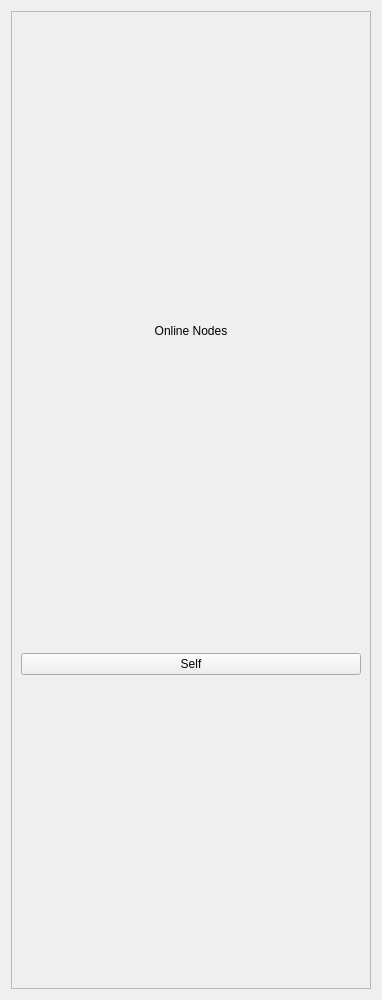
<?xml version="1.0" encoding="UTF-8"?>
<ui version="4.0">
 <class>online_devices</class>
 <widget class="QWidget" name="online_devices">
  <property name="geometry">
   <rect>
    <x>0</x>
    <y>0</y>
    <width>358</width>
    <height>1000</height>
   </rect>
  </property>
  <property name="windowTitle">
   <string>Form</string>
  </property>
  <layout class="QVBoxLayout" name="verticalLayout">
   <item>
    <widget class="QFrame" name="frame">
     <property name="frameShape">
      <enum>QFrame::StyledPanel</enum>
     </property>
     <property name="frameShadow">
      <enum>QFrame::Raised</enum>
     </property>
     <layout class="QVBoxLayout" name="verticalLayout_2">
      <item>
       <widget class="QLabel" name="title">
        <property name="minimumSize">
         <size>
          <width>340</width>
          <height>20</height>
         </size>
        </property>
        <property name="maximumSize">
         <size>
          <width>340</width>
          <height>20</height>
         </size>
        </property>
        <property name="text">
         <string>Online Nodes</string>
        </property>
        <property name="alignment">
         <set>Qt::AlignHCenter|Qt::AlignTop</set>
        </property>
       </widget>
      </item>
      <item>
       <widget class="QPushButton" name="pushButton">
        <property name="text">
         <string>Self</string>
        </property>
       </widget>
      </item>
     </layout>
    </widget>
   </item>
  </layout>
 </widget>
 <resources/>
 <connections/>
</ui>
